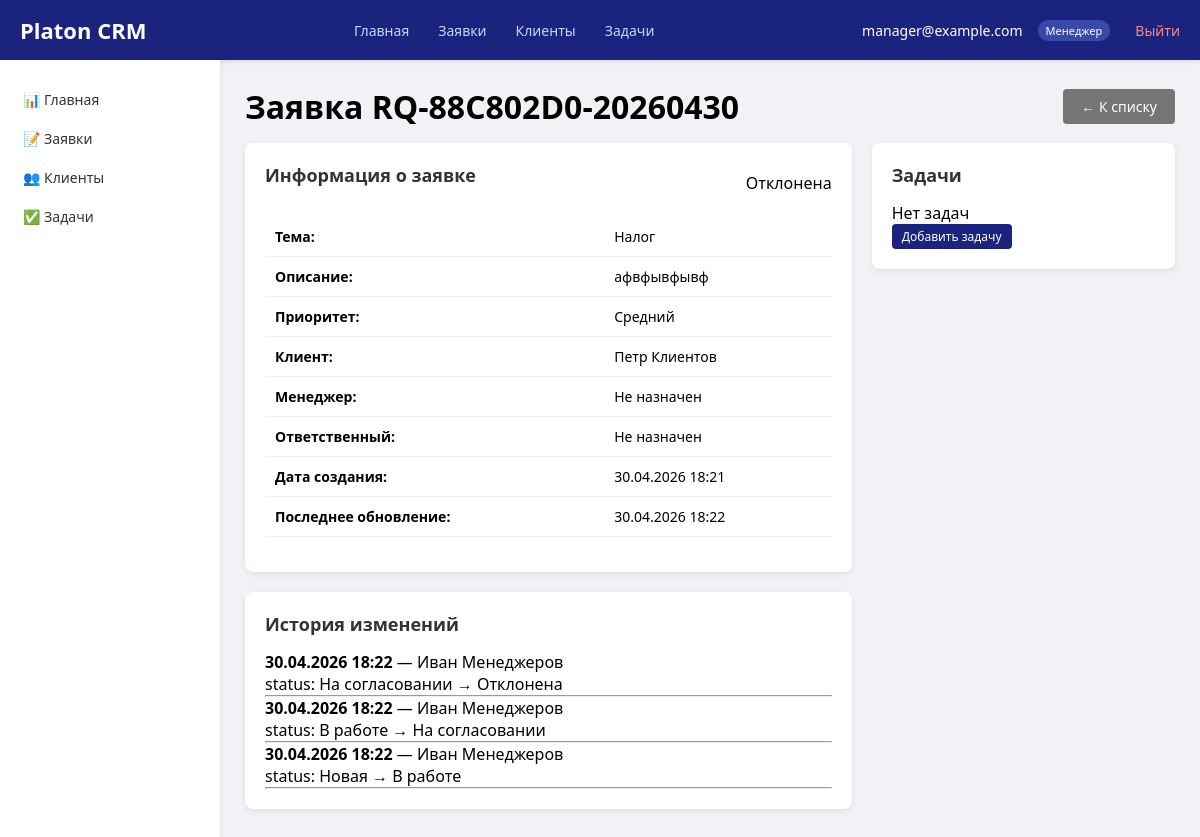
The app's page /requests/1/ (signed in) with its own data.
### mainapp/models.py (models this page shows, shortened)
class User(AbstractUser):
    ROLE_CHOICES = (
        ('client', 'Клиент'),
        ('manager', 'Менеджер'),
        ('admin', 'Администратор'),
    )
    role = models.CharField(max_length=10, choices=ROLE_CHOICES, default='client')
    email = models.EmailField(unique=True)
    phone = models.CharField(max_length=20, blank=True)
    telegram_id = models.CharField(max_length=50, blank=True)
    groups = models.ManyToManyField(
        'auth.Group',
        verbose_name='groups',
        blank=True,
        help_text='The groups this user belongs to.',
        related_name="mainapp_user_groups",
        related_query_name="user",
    )
    user_permissions = models.ManyToManyField(
        'auth.Permission',
        verbose_name='user permissions',
        blank=True,
        help_text='Specific permissions for this user.',
        related_name="mainapp_user_permissions",
        related_query_name="user",
    )
    USERNAME_FIELD = 'email'
    REQUIRED_FIELDS = ['username']

class ServiceRequest(models.Model):
    STATUS_CHOICES = (
        ('new', 'Новая'),
        ('in_progress', 'В работе'),
        ('on_approval', 'На согласовании'),
        ('completed', 'Выполнена'),
        ('rejected', 'Отклонена'),
    )
    PRIORITY_CHOICES = (
        ('low', 'Низкий'),
        ('medium', 'Средний'),
        ('high', 'Высокий'),
        ('critical', 'Критический'),
    )
    number = models.CharField(max_length=20, unique=True, editable=False)
    client = models.ForeignKey(Client, on_delete=models.CASCADE, related_name='requests')
    manager = models.ForeignKey(User, on_delete=models.SET_NULL, null=True, blank=True, related_name='assigned_requests')
    responsible = models.ForeignKey(User, on_delete=models.SET_NULL, null=True, blank=True, related_name='responsible_for')
    topic = models.CharField(max_length=255)
    description = models.TextField()
    priority = models.CharField(max_length=10, choices=PRIORITY_CHOICES, default='medium')
    status = models.CharField(max_length=20, choices=STATUS_CHOICES, default='new')
    created_at = models.DateTimeField(auto_now_add=True)
    updated_at = models.DateTimeField(auto_now=True)

class Client(models.Model):
    TYPE_CHOICES = (
        ('individual', 'Физическое лицо'),
        ('organization', 'Организация'),
    )
    user = models.OneToOneField(User, on_delete=models.CASCADE, related_name='client_profile')
    type = models.CharField(max_length=20, choices=TYPE_CHOICES, default='individual')
    full_name = models.CharField(max_length=255)
    phone = models.CharField(max_length=20)
    email = models.EmailField()
    organization_name = models.CharField(max_length=255, blank=True)
    legal_details = models.TextField(blank=True, verbose_name='Юридические реквизиты')
    manager = models.ForeignKey(User, on_delete=models.SET_NULL, null=True, blank=True,
                                related_name='managed_clients', limit_choices_to={'role': 'manager'})
    created_at = models.DateTimeField(auto_now_add=True)
    updated_at = models.DateTimeField(auto_now=True)

class RequestHistory(models.Model):
    request = models.ForeignKey(ServiceRequest, on_delete=models.CASCADE, related_name='history')
    changed_by = models.ForeignKey(User, on_delete=models.SET_NULL, null=True)
    timestamp = models.DateTimeField(auto_now_add=True)
    field_name = models.CharField(max_length=50, blank=True)
    old_value = models.TextField(blank=True)
    new_value = models.TextField(blank=True)
    comment = models.TextField(blank=True)

### mainapp/views.py (the view)
# urls.py: path('requests/<int:pk>/', views.request_detail, name='request_detail'),
@login_required
def request_detail(request, pk):
    req = get_object_or_404(ServiceRequest, pk=pk)
    history = req.history.all().order_by('-timestamp')
    return render(request, 'mainapp/request_detail.html', {
        'req': req,
        'history': history
    })

### mainapp/templates/mainapp/request_detail.html (shortened to what this page needs)
{% extends 'mainapp/base.html' %}
{% block content %}
<div class="flex-between mb-15">
    <h1>Заявка {{ req.number }}</h1>
    <a href="{% url 'request_list' %}" class="btn btn-gray">← К списку</a>
</div>
<div style="display: grid; grid-template-columns: 2fr 1fr; gap: 20px;">
    <div>
        <div class="card">
            <div class="flex-between mb-15">
                <h2>Информация о заявке</h2>
                <span>{{ req.get_status_display }}</span>
            </div>
            <table>
                <tr><td><strong>Тема:</strong></td><td>{{ req.topic }}</td></tr>
                <tr><td><strong>Описание:</strong></td><td>{{ req.description }}</td></tr>
                <tr><td><strong>Приоритет:</strong></td><td>{{ req.get_priority_display }}</td></tr>
                <tr><td><strong>Клиент:</strong></td><td>{{ req.client.full_name }}</td></tr>
                <tr><td><strong>Менеджер:</strong></td><td>{{ req.manager.get_full_name|default:"Не назначен" }}</td></tr>
                <tr><td><strong>Ответственный:</strong></td><td>{{ req.responsible.get_full_name|default:"Не назначен" }}</td></tr>
                <tr><td><strong>Дата создания:</strong></td><td>{{ req.created_at|date:"d.m.Y H:i" }}</td></tr>
                <tr><td><strong>Последнее обновление:</strong></td><td>{{ req.updated_at|date:"d.m.Y H:i" }}</td></tr>
            </table>
        </div>
        <div class="card mt-15">
            <h2>История изменений</h2>
            {% for entry in history %}
            <p><strong>{{ entry.timestamp|date:"d.m.Y H:i" }}</strong> — {{ entry.changed_by.get_full_name }}</p>
            {% if entry.field_name %}
            <p>{{ entry.field_name }}: {{ entry.old_value }} → {{ entry.new_value }}</p>
            {% endif %}
            <hr>
            {% empty %}
            <p>История изменений пуста</p>
            {% endfor %}
        </div>
    </div>
    <div>
        <div class="card">
            <h2>Задачи</h2>
            {% if req.tasks.exists %}
            <ul>
                {% for task in req.tasks.all %}
                <li>
                    <strong>{{ task.title }}</strong> {% if task.completed %}✅{% endif %}
                    <br><small>Срок: {{ task.due_date|date:"d.m.Y" }}</small>
                </li>
                {% endfor %}
            </ul>
            {% else %}
            <p>Нет задач</p>
            {% endif %}
            <a href="{% url 'task_create_for_request' req.pk %}" class="btn btn-blue btn-sm mt-10">Добавить задачу</a>
        </div>
    </div>
</div>
{% endblock %}

### mainapp/templates/mainapp/base.html (shortened to what this page needs)
<!DOCTYPE html>
<html lang="ru">
<head>
</head>
<body>
    <header class="header">
        <a href="{% url 'dashboard' %}" class="logo">Platon CRM</a>
        <nav>
            <ul class="nav">
                <li><a href="{% url 'dashboard' %}">Главная</a></li>
                <li><a href="{% url 'request_list' %}">Заявки</a></li>
                <li><a href="{% url 'client_list' %}">Клиенты</a></li>
                {% if user.role == 'admin' or user.role == 'manager' %}
                <li><a href="{% url 'task_create' %}">Задачи</a></li>
                {% endif %}
            </ul>
        </nav>
        <div class="user-info">
            <span>{{ user.email }}</span>
            <span class="role-badge">
                {% if user.is_superuser %}
                    👑 Администратор
                {% elif user.role == 'admin' %}
                    Администратор
                {% elif user.role == 'manager' %}
                    Менеджер
                {% elif user.role == 'client' %}
                    Клиент
                {% else %}
                    {{ user.get_role_display }}
                {% endif %}
            </span>
            <a href="{% url 'logout' %}" class="logout">Выйти</a>
        </div>
    </header>
    <div class="container">
        <aside class="sidebar">
            <ul>
                <li><a href="{% url 'dashboard' %}">📊 Главная</a></li>
                <li><a href="{% url 'request_list' %}">📝 Заявки</a></li>
                <li><a href="{% url 'client_list' %}">👥 Клиенты</a></li>
                {% if user.role == 'admin' or user.role == 'manager' %}
                <li><a href="{% url 'task_create' %}">✅ Задачи</a></li>
                {% endif %}
            </ul>
        </aside>
        <main class="main">
            {% block content %}
            {% endblock %}
        </main>
    </div>
</body>
</html>

### mainapp/templates/mainapp/base.html (style rules this page uses)
* { margin: 0; padding: 0; box-sizing: border-box; }
body { font-family: 'Segoe UI', Tahoma, Geneva, Verdana, sans-serif; background-color: #f0f2f5; min-height: 100vh; }
.header { background-color: #1a237e; color: white; padding: 0 20px; display: flex; justify-content: space-between; align-items: center; height: 60px; box-shadow: 0 2px 4px rgba(0,0,0,0.1); }
.header .logo { font-size: 22px; font-weight: bold; color: white; text-decoration: none; }
.header .nav { display: flex; gap: 5px; list-style: none; }
.header .nav a { color: #bbdefb; text-decoration: none; padding: 8px 12px; border-radius: 4px; font-size: 14px; }
.header .user-info { display: flex; align-items: center; gap: 15px; font-size: 14px; }
.header .logout { color: #ff8a80; text-decoration: none; margin-left: 10px; }
.role-badge { background-color: #3949ab; padding: 3px 8px; border-radius: 10px; font-size: 11px; }
.container { display: flex; min-height: calc(100vh - 60px); }
.sidebar { width: 220px; background-color: white; padding: 20px 0; box-shadow: 2px 0 4px rgba(0,0,0,0.05); }
.sidebar ul { list-style: none; }
.sidebar a { display: block; padding: 10px 20px; color: #333; text-decoration: none; font-size: 14px; border-left: 3px solid transparent; }
.main { flex: 1; padding: 25px; }
.card { background-color: white; border-radius: 8px; box-shadow: 0 2px 6px rgba(0,0,0,0.08); padding: 20px; margin-bottom: 20px; }
.card h2 { margin-bottom: 15px; font-size: 18px; color: #333; }
.btn { padding: 8px 18px; border: none; border-radius: 4px; cursor: pointer; text-decoration: none; display: inline-block; font-size: 14px; color: white; }
.btn-blue { background-color: #1a237e; }
.btn-gray { background-color: #757575; color: white; }
.btn-sm { padding: 4px 10px; font-size: 12px; }
table { width: 100%; border-collapse: collapse; }
td { padding: 10px; border-bottom: 1px solid #eee; font-size: 14px; }
.mb-15 { margin-bottom: 15px; }
.mt-15 { margin-top: 15px; }
.flex-between { display: flex; justify-content: space-between; align-items: center; }

### records on screen
User: email "manager@example.com"
ServiceRequest: number "RQ-88C802D0-20260430", status "Отклонена", topic "Налог", description "афвфывфывф", priority "Средний", client.full_name "Петр Клиентов", manager.get_full_name "Не назначен", responsible.get_full_name "Не назначен", created_at "30.04.2026 18:21", updated_at "30.04.2026 18:22"
RequestHistory: timestamp "30.04.2026 18:22", changed_by.get_full_name "Иван Менеджеров", field_name "status", old_value "На согласовании", new_value "Отклонена"
RequestHistory: timestamp "30.04.2026 18:22", changed_by.get_full_name "Иван Менеджеров", field_name "status", old_value "В работе", new_value "На согласовании"
RequestHistory: timestamp "30.04.2026 18:22", changed_by.get_full_name "Иван Менеджеров", field_name "status", old_value "Новая", new_value "В работе"
